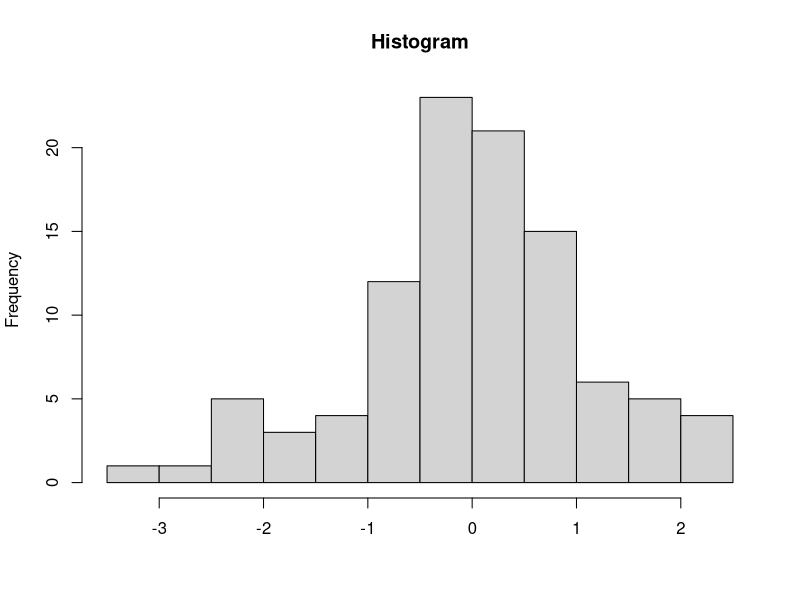

Here is the R script that generated this plot:

set.seed(77)
some_test_code <- rnorm(100)

hist(some_test_code, breaks = "FD", xlab = "", main = "Histogram")
table(some_test_code)